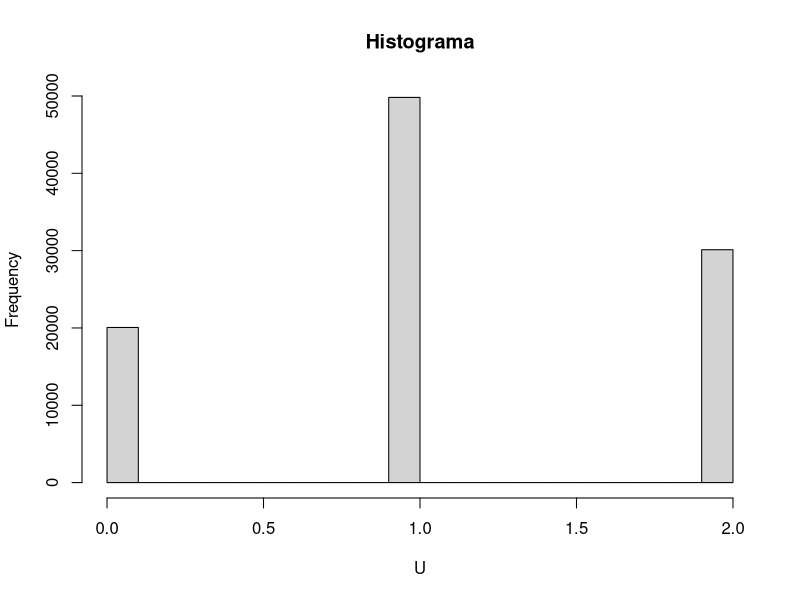

The R source for this figure:
#############
# 1)
#############

# a) V 
# Material 3, slide 20. Leis de De Morgan

# b) V
# Material 3, slide 12.

# c) F
# Material 5, slide 3.

# d) F
# Material 5, slide 13.
#P(R) = 0.20
#P(P) = 0.09
#P(ReP) = 0.05 
#P(R)*P(P) = 0.22 * 0.09 = 0.0198
# Como P(ReP) é diferente de P(R)*P(P) os eventos "sabem programadar em R" e
# "sabem programar em Python" não são independentes.

# e) V
# Material 5, slide 11. Probabilidade Total
#S = produção total da fábrica
#E1 = produção da máquina 1 => P(E1) = 0.25
#E2 = produção da máquina 2 => P(E2) = 0.35
#E3 = produção da máquina 3 => P(E3) = 0.40
#B = produção defeituosa => P(B) ?
#P(B/E1) = 0.05
#P(B/E2) = 0.04
#P(B/E3) = 0.02

#P(B) = P(B/E1)P(E1) + P(B/E2)P(E2) + P(B/E3)P(E3)

PB = 0.05*0.25 + 0.04*0.35 + 0.02*0.40
print(PB)

#############
# 2)
#############

set.seed(123)

nsamples <- 100000
cont.com.produto <- 0
cont.com.produto.avaliado.sem.produto <- 0
cont.com.produto.avaliado.com.produto <- 0
cont.sem.produto <- 0
cont.sem.produto.avaliado.sem.produto <- 0
cont.sem.produto.avaliado.com.produto <- 0

for (i in 1:nsamples) {
  possui.produto <- sample(c(T, F), 1, prob = c(0.08, 0.92))
  if (possui.produto) {
    cont.com.produto <- cont.com.produto + 1
    avaliado.com.produto <- sample(c(T, F), 1, prob = c(0.95, 0.05))
    if (avaliado.com.produto) {
      cont.com.produto.avaliado.com.produto <- cont.com.produto.avaliado.com.produto + 1 
    } else {
      cont.com.produto.avaliado.sem.produto <- cont.com.produto.avaliado.sem.produto + 1
    }
  } else {
    cont.sem.produto <- cont.sem.produto + 1
    avaliado.com.produto <- sample(c(T, F), 1, prob = c(0.15, 0.85))
    if (avaliado.com.produto) {
      cont.sem.produto.avaliado.com.produto <- cont.sem.produto.avaliado.com.produto + 1 
    } else {
      cont.sem.produto.avaliado.sem.produto <- cont.sem.produto.avaliado.sem.produto + 1
    }    
  }
}

#a) # 0.994461
prob.a <- (cont.sem.produto.avaliado.sem.produto / (cont.sem.produto.avaliado.sem.produto + cont.com.produto.avaliado.sem.produto))
sprintf("Probabilidade = %f.", prob.a)

#b) # 0.357395
prob.b <- (cont.com.produto.avaliado.com.produto / (cont.com.produto.avaliado.com.produto + cont.sem.produto.avaliado.com.produto))
sprintf("Probabilidade = %f.", prob.b)

#############
# 3)
#############

set.seed(123)

# Gasto R$ 286.73 Área = 0.19115

nsamples <- 100000
cont.dentro.area <- 0

for (i in 1:nsamples) {
  x <- runif(1)
  y <- runif(1)
  distancia <- sqrt((x - 0)^2 + (y - 0)^2)
  if ((distancia > 1) & (x > 0.5)) {
    cont.dentro.area <- cont.dentro.area + 1
  }
}

p.dentro.area <- cont.dentro.area / nsamples
area.total <- 1
area.cinza = p.dentro.area * area.total
altura <- 6
preco.concreto <- 250
gasto <- (area.cinza * altura) * preco.concreto
sprintf("Gasto total de R$ %.2f .", gasto)

#############
# 4)
#############

geraAleatoria <- function (p, nsamples) {
  x <- NULL
  u <- runif(nsamples)
  n <- length(p)
  for (i in 1:nsamples) {
    soma_prob <- p[1]
    for (j in 0:(n-1)) {
      if (u[i] <= soma_prob) {
        x <- c(x, j)
        break
      }
      soma_prob <- soma_prob + p[j + 2]
    }
  }
  return (x)
}

p <- c(0.2, 0.5, 0.3)
nsamples <- 100000
U <- geraAleatoria (p, nsamples)
hist(U, main = "Histograma")
print(table(U)/nsamples)  

#############
# 5)
#############

set.seed(123)

vidaInicial <- 1.0
totalHora <- 720
numeroSimulacao <- 1000

desgaste <- c(1, 2, 3) # Leve, Moderado, Severo
reducaoDesgaste <- c(0.01, 0.03, 0.06)
probabilidadeDesgaste <- c(0.7, 0.2, 0.1)
custoDesgaste <- c(300, 400, 800)

# Probabilidade Falha
a <- 0.0005
b <- 0.004
custoFalhaTotal <- 2000

custoSimulacao <- numeric(numeroSimulacao)
numeroSubstituicao <- numeric(numeroSimulacao)
numeroFalha <- numeric(numeroSimulacao)

for (simulacao in 1:numeroSimulacao) {
  vida <- vidaInicial
  custo <- 0
  substituicao <- 0
  falha <- 0
  
  for (hora in 1:totalHora) {
    
    # Verifica falha total aleatória
    probabilidadeFalhaTotal = a + b * (1 - vida)
    
    if (runif(1) < probabilidadeFalhaTotal) {
      custo <- custo + custoFalhaTotal
      substituicao <- substituicao + 1
      falha <- falha + 1
      vida <- vidaInicial
    } else {
      # Sorteia desgaste
      desgasteSelecionado <- sample(desgaste, size = 1, prob = probabilidadeDesgaste)
      vida <- vida - reducaoDesgaste[desgasteSelecionado]
      # Verifica se precisa substituir
      if (vida <= 0) {
        custo <- custo + custoDesgaste[desgasteSelecionado]
        substituicao <- substituicao + 1
        vida <- vidaInicial
      }      
    }
    
  }
  
  numeroSubstituicao[simulacao] <- substituicao
  custoSimulacao[simulacao] <- custo  
  numeroFalha[simulacao] <- falha
}

# Resultados agregados
mediaSubstituicao <- mean(numeroSubstituicao)
mediaCusto <- mean(custoSimulacao)
mediaFalha <- mean(numeroFalha)

# a) 13.72
sprintf("Média de substituições: %.2f", mediaSubstituicao) 

# b) R$ 9384.90
sprintf("Custo médio: R$ %.2f", mediaCusto)

# c) 1.76
sprintf("Média de falhas: %.2f", mediaFalha)
